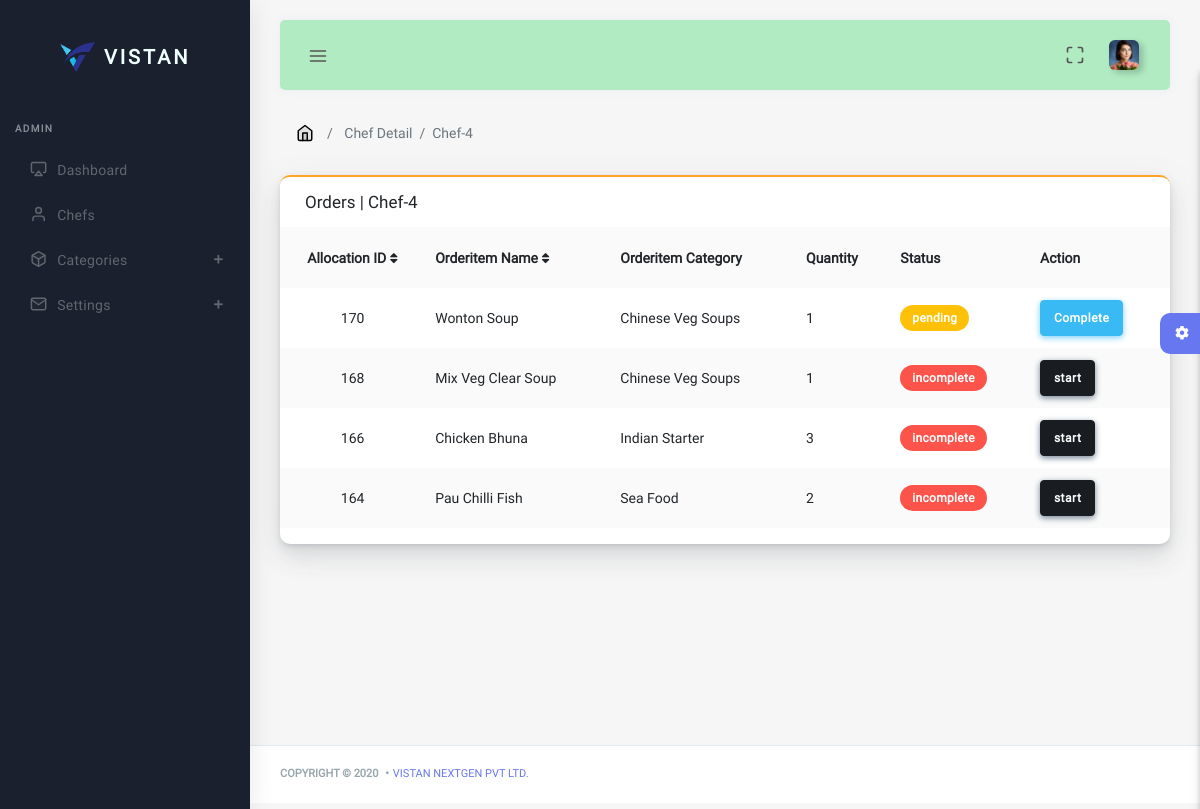
Before: /rest/select-chef/4 (signed in) with the older database file.
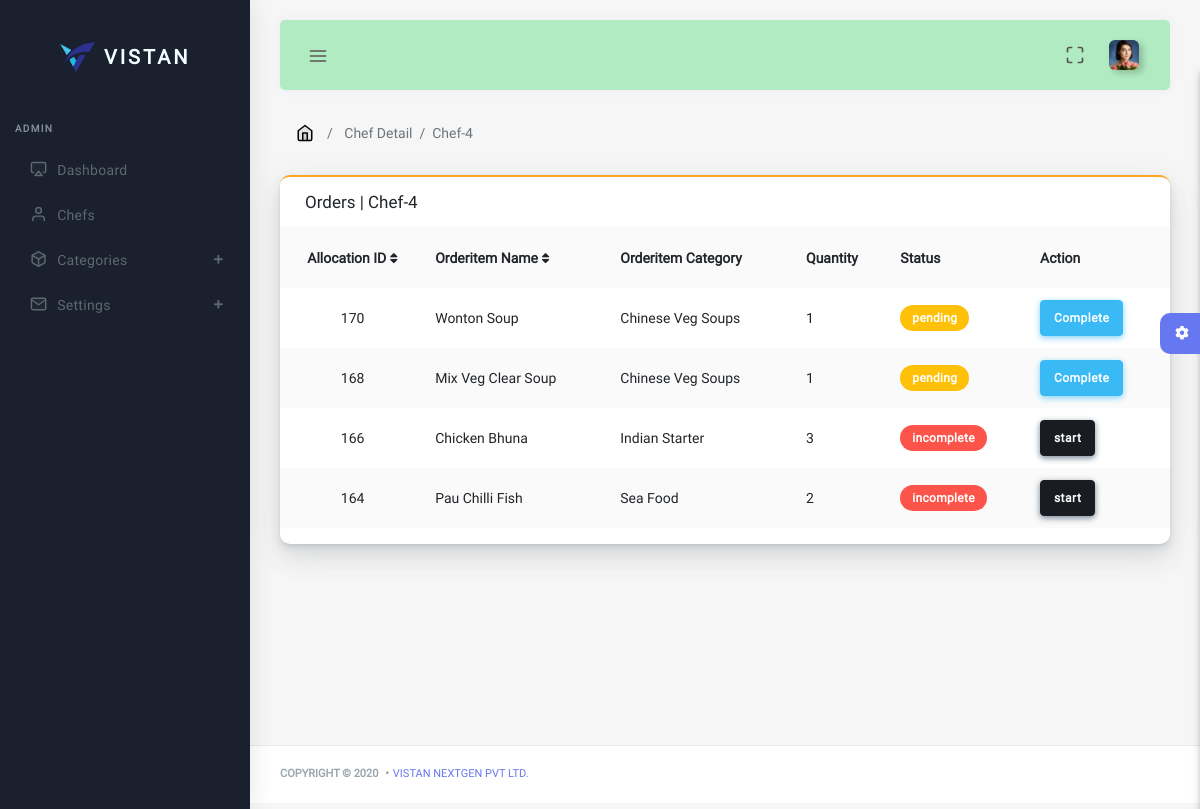
After: the same page with the newer database file.
### RestApp/models.py (models this page shows, shortened)
class Allocation(models.Model):
    orderitem_id = models.CharField(max_length = 100)
    orderitem_name = models.CharField(max_length=100)
    orderitem_category = models.CharField(max_length=100)
    quantity = models.IntegerField()
    chef = models.CharField(max_length=100)
    status = models.CharField(max_length=20, choices=allocation_choices, default='incomplete')
    created_at = models.DateTimeField(auto_now_add = True)
    updated_at = models.DateTimeField(auto_now = True)
    class Meta:
        verbose_name = 'Allocation'
        verbose_name_plural = 'Allocations'
        ordering = ('-id', )

### RestApp/views.py (the view)
# urls.py: path('select-chef/<int:id>', views.SelectChef, name = 'select-chef'),
@login_required(login_url='/')
def SelectChef(request, id):
    chef = Chef.objects.get(id = id)
    allocations = Allocation.objects.filter(
        (Q(chef = chef.chef_name)) & ( Q(status = 'incomplete') | Q(status = 'pending'))
    )
    return render(request, 'RestApp/chef_detail.html', {'chef' : chef, 'allocations':  allocations})

### RestApp/models.py (called while the page is built)
    def __str__(self):
        return '{}'.format(self.chef_name)

### RestApp/templates/RestApp/chef_detail.html (shortened to what this page needs)
{% extends 'base.html' %}
{% load static %}
{% block breadcrumb %}Chef Detail &nbsp;/ &nbsp;{{chef}}{% endblock %}
{% block content %}
<div class="card card-warning">
    <div class="card-header">
        <h4>Orders | {{chef}}</h4>
    </div>
    <div class="table-responsive">
        <div class="card-body p-0">
            {% if allocations %}
                <table class="table table-striped" id = "myTable">
                    <tr>
                        <th class="text-center" onclick="sortTable(0)">Allocation ID&nbsp;<i class="fas fa-sort"></i></th>
                        <th onclick="sortTable(1)">Orderitem Name&nbsp;<i class="fas fa-sort"></i></th>
                        <th>Orderitem Category</th>
                        <th>Quantity</th>
                        <th>Status</th>
                        <th>Action</th>
                    </tr>
                    {% for alloc in allocations %}
                        <tr>
                            <td class="p-0 text-center">{{alloc.id}} </td>
                            <td>{{alloc.orderitem_name|title}}</td>
                            <td>{{alloc.orderitem_category|title}}</td>
                            <td>{{alloc.quantity}}</td>
                            <td>
                                {% ifequal alloc.status 'pending'%}
                                    <div class="badge badge-warning">{{alloc.status}}</div>
                                {% else %}
                                    <div class="badge badge-danger">{{alloc.status}}</div>
                                {% endifequal %}
                            </td>
                            <td>
                                {% ifequal alloc.status 'incomplete' %}
                                    <a  class="btn btn-md btn-dark"
                                        style="text-decoration: none;"
                                        href="{% url 'RestApp:pending-alloc-status' alloc.id  chef.id%}"
                                        data-toggle="tooltip" data-placement="top"
                                        title="start">
                                        start
                                    </a>&nbsp;
                                {% endifequal %}
                                {% ifequal alloc.status 'pending' %}
                                    <a  class="btn btn-md btn-info"
                                        style="text-decoration: none;"
                                        href="{% url 'RestApp:complete-alloc-status' alloc.id chef.id %}"
                                        data-toggle="tooltip" data-placement="top"
                                        title="complete">
                                        Complete
                                    </a>&nbsp;
                                {% endifequal %}
                            </td>
                        </tr>
                    {% endfor %}
                </table>
            {% else %}
            <br>
                <h6 class="text-center" style="color: orangered;">No orders till now ! </h6>
            <br>
            {% endif %}
          </div>
    </div>
</div>
{% endblock %}

Changed rows visible on the page:
changed Allocation "Mix Veg Clear Soup": status "incomplete" → "pending"; text "start" → "Complete"
